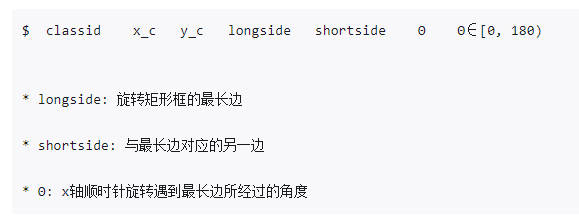
//> input picture 01. CV/02. Object-Detection/02. YOLO-OBB/02. YOLOv8-OBB/00. 分割标注转OBB标注/assets/1.jpg, 579 x 223 px
$ ./main0   (built with g++ and OpenCV 4)
//> lines starting //> are read from the running program, lines starting //| are printed output that depends on the picture
#include <iostream>
#include "opencv2/opencv.hpp"

using namespace cv;
using namespace std;

int main() {
    /*描述和匹配兴趣点: 使用SIFT检测并描述兴趣点. 检测器和描述子可以相同,
    检测器和描述子也可以任意搭配 SURF描述子的默认尺寸是 64，而 SIFT 的默认尺寸是
    128*/

    // 读取输入图像
    cv::Mat image1 = cv::imread("/root/study/opencv/workspace/1.jpg", 1);
//> image1 is the input picture: 223 rows x 579 cols, CV_8UC3; mean B, G, R 244.6, 243, 242.9
    cv::Mat image2 = cv::imread("/root/study/opencv/workspace/2.jpg", 1);
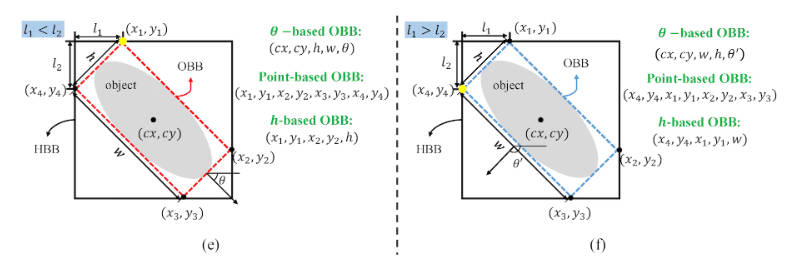
//> input picture 01. CV/02. Object-Detection/02. YOLO-OBB/02. YOLOv8-OBB/00. 分割标注转OBB标注/assets/2.jpg, 795 x 265 px
//> image2 is the input picture: 265 rows x 795 cols, CV_8UC3; mean B, G, R 241.7, 242.3, 241.3
    // 定义关键点的容器
    std::vector<cv::KeyPoint> keypoints1;
    std::vector<cv::KeyPoint> keypoints2;
    // 定义特征检测器
    cv::Ptr<cv::Feature2D> ptrFeature2D = cv::SIFT::create(2000.0);
    // 检测关键点
    ptrFeature2D->detect(image1, keypoints1);
//> keypoints1 = 195 keypoints; strongest (x, y, size): (212, 148, 2), (349, 28, 1.9), (269, 194, 2), (149, 97, 2)
    ptrFeature2D->detect(image2, keypoints2);
//> keypoints2 = 715 keypoints; strongest (x, y, size): (153, 120, 3.4), (541, 120, 3.3), (488, 173, 2.5), (619, 150, 3.5)
    // 提取描述子
    cv::Mat descriptors1;
    cv::Mat descriptors2;
    ptrFeature2D->compute(image1, keypoints1, descriptors1);
    ptrFeature2D->compute(image2, keypoints2, descriptors2);

    // 构造匹配器
    cv::BFMatcher matcher(cv::NORM_L2);
    // 匹配两幅图像的描述子
    std::vector<cv::DMatch> matches;
    matcher.match(descriptors1, descriptors2, matches);
//> matches = 195 matches

    cv::Mat imageMatches;
    cv::drawMatches(image1, keypoints1, image2, keypoints2, matches, imageMatches);
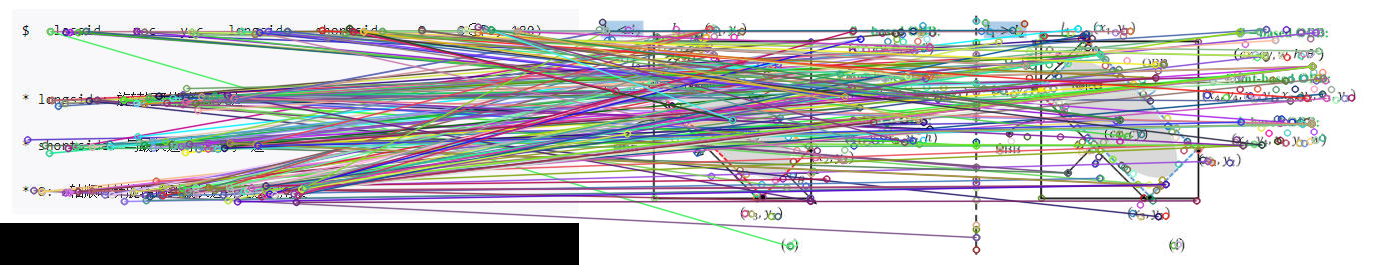
//> imageMatches: 265 rows x 1374 cols, CV_8UC3; mean B, G, R 191.5, 190.2, 191.3
    // 保存
    cv::imwrite("/root/study/opencv/workspace/matches.jpg", imageMatches);

    return 0;
}
